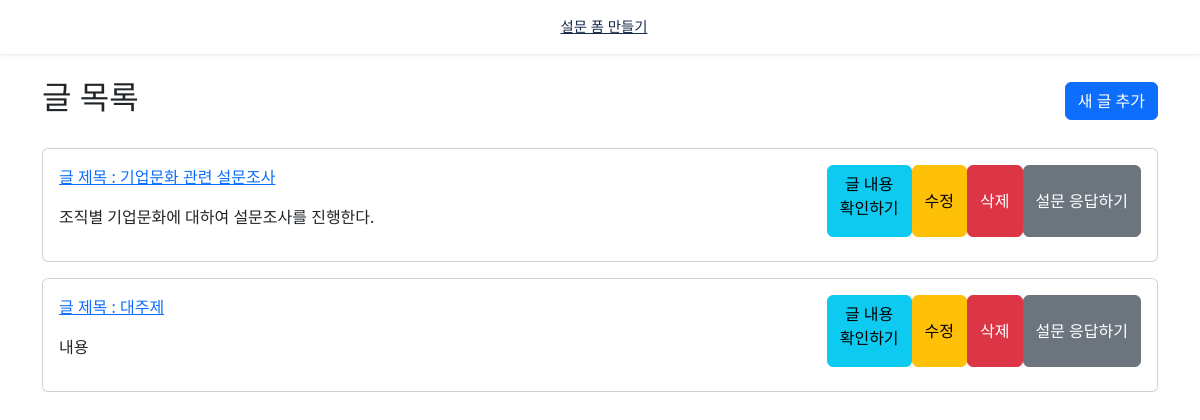
The page / on the database its author committed.
### basiccontent/models.py (models this page shows, shortened)
class MainPost(models.Model):
    title = models.CharField(max_length=255, verbose_name="대주제")
    description = models.TextField(null=True, blank=True, verbose_name="내용")
    created_at = models.DateTimeField(auto_now_add=True)
    updated_at = models.DateTimeField(auto_now=True)
    class Meta:
        verbose_name = "메인 글"

### basiccontent/views.py (the view)
# urls.py: path('', views.MainPostListView.as_view(), name='post-list'),
class MainPostListView(ListView):
    model = MainPost
    template_name = 'basiccontent/post_list.html'
    context_object_name = 'posts'
    def get_context_data(self, **kwargs):
        context = super().get_context_data(**kwargs)
        context['content_type'] = ContentType.objects.all()
        return context

### templates/basiccontent/post_list.html (shortened to what this page needs)
{% extends 'base.html' %}
{% load content_tags %}
{% block content %}
<div class="container mt-4">
    <div class="d-flex justify-content-between align-items-center mb-4">
        <h1 class="h2">글 목록</h1>
        <button
            class="btn btn-primary"
            hx-get="{% url 'basiccontent:post-create' %}"
            hx-target="#form-dialog"
            hx-trigger="click">
            새 글 추가
        </button>
    </div>
    <div id="post-list">
        {% for post in posts %}
        <div class="card mb-3" id="post-{{ post.id }}">
            <div class="card-body">
                <div class="row">
                    <div class="col-md-8">
                        <a href="{% url 'basiccontent:subpost-list' post.id %}"><h7 class="card-title">글 제목 : {{ post.title }}</h7></a>
                        <p class="card-text mt-2">{{ post.description|linebreaks }}</p>
                    </div>
                    <div class="col-md-4">
                        <div class="d-flex justify-content-end h-100">
                            <a href="{% url 'basiccontent:post-detail' post.id %}" class="btn btn-info mb-2 w-70">
                                글 내용<br/>확인하기
                            </a>
                            <button
                                class="btn btn-warning mb-2 w-70"
                                hx-get="{% url 'basiccontent:post-update' post.id %}"
                                hx-target="#form-dialog">
                                수정
                            </button>
                            <button
                                class="btn btn-danger mb-2 w-70"
                                hx-delete="{% url 'basiccontent:post-delete' post.id %}"
                                hx-target="#post-list"
                                hx-confirm="정말 삭제하시겠습니까?">
                                삭제
                            </button>
                            <button
                                class="btn btn-secondary mb-2 w-70"
                                hx-get="{% url 'basiccontent:generate-survey-link' post.id %}"
                                hx-trigger="click"
                                hx-target="body"
                                hx-swap="afterend"
                            >
                                설문 응답하기
                            </button>
                        </div>
                    </div>
                </div>
            </div>
        </div>
        {% endfor %}
    </div>
</div>
{% endblock %}

### rows shown on the page
MainPost: title "기업문화 관련 설문조사", description "조직별 기업문화에 대하여 설문조사를 진행한다."
MainPost: title "대주제", description "내용"
